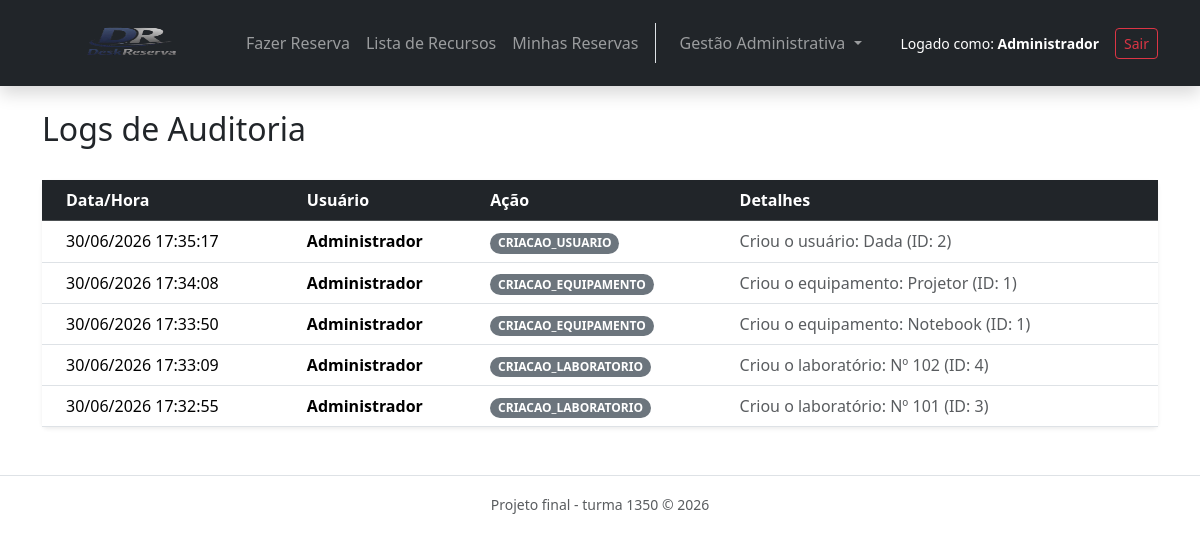
The app's page /index.php?route=audit_log (signed in) with its own data.
### tables this page shows
CREATE TABLE `audit_log` (
  `log_id` int(11) NOT NULL,
  `user_id` int(11) NOT NULL,
  `action_type` varchar(100) NOT NULL,
  `details` text DEFAULT NULL,
  `timestamp` datetime NOT NULL DEFAULT current_timestamp()
);

CREATE TABLE `user` (
  `user_id` int(11) NOT NULL,
  `name` varchar(100) NOT NULL,
  `cpf` varchar(11) NOT NULL,
  `email` varchar(150) NOT NULL,
  `phone` varchar(20) DEFAULT NULL,
  `password` varchar(255) NOT NULL,
  `user_type` enum('usu','adm') DEFAULT 'usu',
  `reset_token` varchar(255) DEFAULT NULL,
  `reset_expires` datetime DEFAULT NULL,
  `created_at` timestamp NOT NULL DEFAULT current_timestamp()
);

### controllers/AuditController.php (called while the page is built, shortened)
<?php
class AuditController
{
    public function log()
    {
        $db = (new Database())->getConnection();
        $audit = new Audit($db);
        $logs = $audit->getLogs();
        render_view('admin_auditlog', ['logs' => $logs]);
    }
}

### classes/Audit.php (called while the page is built, shortened)
<?php
class Audit
{
    private $conn;
    public function __construct($db)
    {
        $this->conn = $db;
    }
        public function getLogs()
        {
            $query = "SELECT a.timestamp, u.name AS username, a.action_type, a.details
                FROM audit_log a
                INNER JOIN user u ON a.user_id = u.user_id
                ORDER BY a.timestamp DESC";
        $result = $this->conn->query($query);
            $logs = [];
            if ($result) {
                while ($row = $result->fetch_assoc()) {
                    $logs[] = $row;
                }
            }
            return $logs;
        }
    }

### views/admin_auditlog.php (the view)
<div class="container mt-4">
    <div class="d-flex justify-content-between align-items-center mb-4">
        <h2>Logs de Auditoria</h2>
    </div>
    <div class="card shadow-sm border-0">
        <div class="table-responsive">
            <table class="table table-hover align-middle mb-0">
                <thead class="table-dark">
                    <tr>
                        <th class="ps-4">Data/Hora</th>
                        <th>Usuário</th>
                        <th>Ação</th>
                        <th>Detalhes</th>
                    </tr>
                </thead>
                <tbody>
                    <?php if (empty($logs)): ?>
                        <tr>
                            <td colspan="4" class="text-center py-4 text-muted">
                                Nenhum registro de auditoria encontrado.
                            </td>
                        </tr>
                    <?php else: ?>
                        <?php foreach ($logs as $log): ?>
                            <tr>
                                <td class="ps-4 text-nowrap"><?= date('d/m/Y H:i:s', strtotime($log['timestamp'])) ?></td>
                                <td><strong><?= e($log['username']) ?></strong></td>
                                <td>
                                    <span class="badge bg-secondary rounded-pill">
                                        <?= e($log['action_type']) ?>
                                    </span>
                                </td>
                                <td class="text-muted"><?= e($log['details']) ?></td>
                            </tr>
                        <?php endforeach; ?>
                    <?php endif; ?>
                </tbody>
            </table>
        </div>
    </div>
</div>

### records on screen
audit_log: timestamp "30/06/2026 17:35:17", user.name "Administrador", action_type "CRIACAO_USUARIO", details "Criou o usuário: Dada (ID: 2)"
audit_log: timestamp "30/06/2026 17:34:08", user.name "Administrador", action_type "CRIACAO_EQUIPAMENTO", details "Criou o equipamento: Projetor (ID: 1)"
audit_log: timestamp "30/06/2026 17:33:50", user.name "Administrador", action_type "CRIACAO_EQUIPAMENTO", details "Criou o equipamento: Notebook (ID: 1)"
audit_log: timestamp "30/06/2026 17:33:09", user.name "Administrador", action_type "CRIACAO_LABORATORIO", details "Criou o laboratório: Nº 102 (ID: 4)"
audit_log: timestamp "30/06/2026 17:32:55", user.name "Administrador", action_type "CRIACAO_LABORATORIO", details "Criou o laboratório: Nº 101 (ID: 3)"

### other values on screen
$_SESSION['user']['name'] "Administrador"
